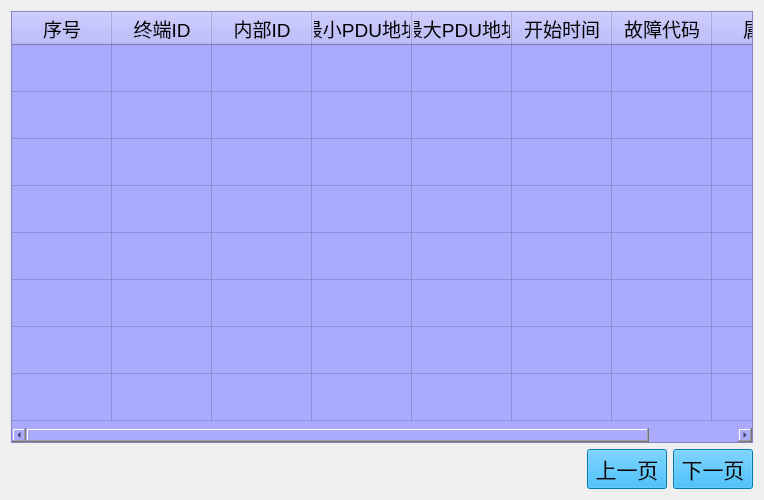
<?xml version="1.0" encoding="UTF-8"?>
<ui version="4.0">
 <class>RealtimeFaultInformation</class>
 <widget class="QWidget" name="RealtimeFaultInformation">
  <property name="geometry">
   <rect>
    <x>0</x>
    <y>0</y>
    <width>764</width>
    <height>500</height>
   </rect>
  </property>
  <property name="sizePolicy">
   <sizepolicy hsizetype="Fixed" vsizetype="Fixed">
    <horstretch>0</horstretch>
    <verstretch>0</verstretch>
   </sizepolicy>
  </property>
  <property name="sizeIncrement">
   <size>
    <width>0</width>
    <height>0</height>
   </size>
  </property>
  <property name="windowTitle">
   <string>Form</string>
  </property>
  <layout class="QHBoxLayout" name="horizontalLayout_2">
   <item>
    <layout class="QVBoxLayout" name="verticalLayout" stretch="14,1">
     <property name="sizeConstraint">
      <enum>QLayout::SetMinAndMaxSize</enum>
     </property>
     <property name="leftMargin">
      <number>0</number>
     </property>
     <property name="topMargin">
      <number>0</number>
     </property>
     <item>
      <widget class="QTableWidget" name="tableWidget">
       <property name="font">
        <font>
         <pointsize>13</pointsize>
         <weight>50</weight>
         <bold>false</bold>
        </font>
       </property>
       <property name="focusPolicy">
        <enum>Qt::ClickFocus</enum>
       </property>
       <property name="styleSheet">
        <string notr="true">background-color: rgb(170, 170, 255);
color: rgb(0, 0, 0);</string>
       </property>
       <property name="verticalScrollBarPolicy">
        <enum>Qt::ScrollBarAlwaysOff</enum>
       </property>
       <property name="horizontalScrollBarPolicy">
        <enum>Qt::ScrollBarAlwaysOn</enum>
       </property>
       <property name="editTriggers">
        <set>QAbstractItemView::NoEditTriggers</set>
       </property>
       <property name="rowCount">
        <number>8</number>
       </property>
       <property name="columnCount">
        <number>8</number>
       </property>
       <attribute name="horizontalHeaderCascadingSectionResizes">
        <bool>true</bool>
       </attribute>
       <attribute name="horizontalHeaderMinimumSectionSize">
        <number>39</number>
       </attribute>
       <attribute name="verticalHeaderVisible">
        <bool>false</bool>
       </attribute>
       <attribute name="verticalHeaderDefaultSectionSize">
        <number>47</number>
       </attribute>
       <attribute name="verticalHeaderMinimumSectionSize">
        <number>20</number>
       </attribute>
       <row/>
       <row/>
       <row/>
       <row/>
       <row/>
       <row/>
       <row/>
       <row/>
       <column>
        <property name="text">
         <string>序号</string>
        </property>
        <property name="font">
         <font>
          <pointsize>14</pointsize>
         </font>
        </property>
       </column>
       <column>
        <property name="text">
         <string>终端ID</string>
        </property>
        <property name="font">
         <font>
          <pointsize>14</pointsize>
         </font>
        </property>
       </column>
       <column>
        <property name="text">
         <string>内部ID</string>
        </property>
        <property name="font">
         <font>
          <pointsize>14</pointsize>
         </font>
        </property>
       </column>
       <column>
        <property name="text">
         <string>最小PDU地址</string>
        </property>
        <property name="font">
         <font>
          <pointsize>14</pointsize>
         </font>
        </property>
       </column>
       <column>
        <property name="text">
         <string>最大PDU地址</string>
        </property>
        <property name="font">
         <font>
          <pointsize>14</pointsize>
         </font>
        </property>
       </column>
       <column>
        <property name="text">
         <string>开始时间</string>
        </property>
        <property name="font">
         <font>
          <pointsize>14</pointsize>
         </font>
        </property>
       </column>
       <column>
        <property name="text">
         <string>故障代码</string>
        </property>
        <property name="font">
         <font>
          <pointsize>14</pointsize>
         </font>
        </property>
       </column>
       <column>
        <property name="text">
         <string>属性</string>
        </property>
        <property name="font">
         <font>
          <pointsize>14</pointsize>
         </font>
        </property>
       </column>
      </widget>
     </item>
     <item>
      <layout class="QHBoxLayout" name="horizontalLayout" stretch="6,3,1,1">
       <property name="sizeConstraint">
        <enum>QLayout::SetFixedSize</enum>
       </property>
       <item>
        <widget class="QLabel" name="labelInfoShow">
         <property name="font">
          <font>
           <pointsize>13</pointsize>
           <weight>50</weight>
           <bold>false</bold>
          </font>
         </property>
         <property name="text">
          <string/>
         </property>
        </widget>
       </item>
       <item>
        <spacer name="horizontalSpacer">
         <property name="orientation">
          <enum>Qt::Horizontal</enum>
         </property>
         <property name="sizeHint" stdset="0">
          <size>
           <width>40</width>
           <height>20</height>
          </size>
         </property>
        </spacer>
       </item>
       <item>
        <widget class="QPushButton" name="prevPageBtn">
         <property name="focusPolicy">
          <enum>Qt::NoFocus</enum>
         </property>
         <property name="styleSheet">
          <string notr="true">QPushButton { background-color: rgb(0, 170, 255); color: rgb(0, 0, 0); } 
QPushButton:hover:pressed{ background-color: rgb(0,0,127); color:rgb(255, 255, 255);} 
QPushButton:hover:!pressed{ background-color: rgb(0, 170, 255); color: rgb(0, 0, 0); } 
QPushButton {font: 16pt ; } </string>
         </property>
         <property name="text">
          <string>上一页</string>
         </property>
        </widget>
       </item>
       <item>
        <widget class="QPushButton" name="nextPageBtn">
         <property name="focusPolicy">
          <enum>Qt::NoFocus</enum>
         </property>
         <property name="styleSheet">
          <string notr="true">QPushButton { background-color: rgb(0, 170, 255); color: rgb(0, 0, 0); } 
QPushButton:hover:pressed{ background-color: rgb(0,0,127); color:rgb(255, 255, 255);} 
QPushButton:hover:!pressed{ background-color: rgb(0, 170, 255); color: rgb(0, 0, 0); } 
QPushButton {font: 16pt ; } </string>
         </property>
         <property name="text">
          <string>下一页</string>
         </property>
        </widget>
       </item>
      </layout>
     </item>
    </layout>
   </item>
  </layout>
 </widget>
 <resources/>
 <connections/>
</ui>
